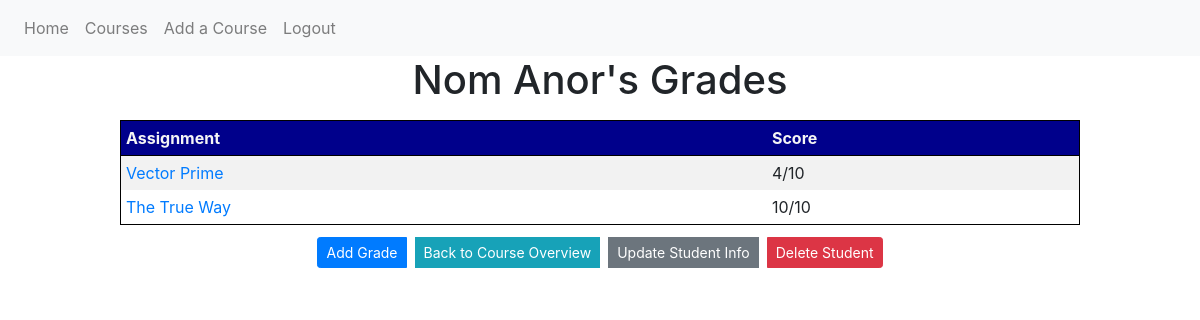
The page /course/1/student/2 (signed in) on the database its author committed.
### guide_and_teach/models.py (models this page shows, shortened)
class Student(db.Model):
    id = db.Column(db.Integer, primary_key=True)
    user_id = db.Column(db.Integer, db.ForeignKey('user.id'))
    course_id = db.Column(db.Integer, db.ForeignKey('course.id'))
    student_name = db.Column(db.String(50))
    teacher = db.relationship('User', backref="user")
    courses = db.relationship('Course', backref="course")
    grade = db.relationship('Grade', backref="student", lazy=True)

class Grade(db.Model):
    id = db.Column(db.Integer, primary_key=True)
    user_id = db.Column(db.Integer, db.ForeignKey('user.id'))
    student_id = db.Column(db.Integer, db.ForeignKey('student.id'))
    score = db.Column(db.String(15), nullable=False)
    max_score = db.Column(db.String(15), nullable=False)
    assignment = db.Column(db.String(50), nullable=False)

### guide_and_teach/students/routes.py (the view)
@students.route('/course/<int:course_id>/student/<int:student_id>', methods=['GET', 'POST'])
@login_required
def single_student(student_id, course_id):
    student = Student.query.get_or_404(student_id)
    if student.user != current_user:
        abort(403)
    grades = Grade.query.all()
    return render_template('single_student.html', title="Student", student=student, course_id=course_id, grades=grades)

### guide_and_teach/models.py (called while the page is built)
@login_manager.user_loader
def load_user(user_id):
    return User.query.get(int(user_id))

### guide_and_teach/templates/single_student.html (shortened to what this page needs)
{% extends "layout.html" %}
{% block content %}
        <article>
            <h1>{{ student.student_name }}'s Grades</h1>
            <table class="table-striped">
                <thead>
                    <tr>
                        <td><strong>Assignment</strong></td>
                        <td><strong>Score</strong></td>
                    </tr>
                </thead>
                <tbody>
                    {% for grade in grades %}
                    {% if grade.student == student %}
                    <tr>
                        <td><a href="{{ url_for('grades.single_grade', course_id=course_id, student_id=student.id, grade_id=grade.id) }}"> {{ grade.assignment }}</a></td>
                        <td>{{ grade.score }}/{{ grade.max_score }}</td>
                    </tr>
                    {% endif %}
                    {% endfor %}
                </tbody>
            </table>
            {% if student.user == current_user %}
            <div class="ralph">
            <div class="btn-group btn-group ml-4 mr-4" role="group">
                <a class="btn btn-primary btn-sm mt-1 mb-1 m-1" href="{{ url_for('grades.add_grade', course_id=course_id, student_id=student.id) }}">Add Grade</a>
                <a class="btn btn-info btn-sm mt-1 mb-1 m-1" href="{{ url_for('courses.single_course', course_id=course_id) }}">Back to Course Overview</a>
                <a class="btn btn-secondary btn-sm mt-1 mb-1 m-1" href="{{ url_for('students.update_student', student_id=student.id, course_id=course_id) }}">Update Student Info</a>
                <button type="button" class="btn btn-danger btn-sm mb-1 mt-1 m-1" data-toggle="modal" data-target="#deleteModal">Delete Student</button>
            </div>
            </div>
            {% endif %}
        </article>
{% endblock content %}

### guide_and_teach/static/style.css (style rules this page uses)
article { display: flex; flex-direction: column; }
table { border: 1px solid black; border-radius: 10px; margin-top: .5em; margin-bottom: .5em; margin-left: 10%; margin-right: 10%; }
thead { border: 1px solid black; color: whitesmoke; background-color: darkblue; margin: 5px; padding: 1em; }
td { margin: 2px; padding: 5px; }
h1, h2, h4 { text-align: center; }
.ralph { display: flex; justify-content: center; align-content: center; margin-left: 10%; margin-right: 10%; }

### rows shown on the page
Student: student_name "Nom Anor"
Grade: assignment "Vector Prime", score "4", max_score "10"
Grade: assignment "The True Way", score "10", max_score "10"
